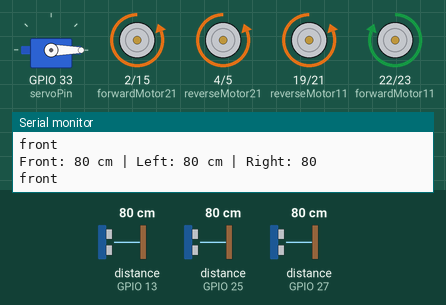
The sketch below on a simulated ESP32. On the bench: servo, motor-driver pin pairs drawn as motors (green arrow = first pin HIGH = forward, orange = second pin HIGH = backward, longer = more drive), the last lines printed to the serial monitor. Wiring (inferred from the names in the program): 3 × ultrasonic range finder: trigger GPIO 12, echo GPIO 13 / trigger GPIO 14, echo GPIO 27 / trigger GPIO 26, echo GPIO 25. The test bench sets the inputs (shaded band); at power-on: distance to the obstacle (sensors on GPIO 13, GPIO 25, GPIO 27) 80 cm. The echo pulse lasts 58.3 µs per cm.

Above: at 1.2 s.
1.3 s: distance to the obstacle (sensor on GPIO 13) set to 11 cm
2.8 s: distance to the obstacle (sensor on GPIO 13) set to 8 cm
At 3.4 s:
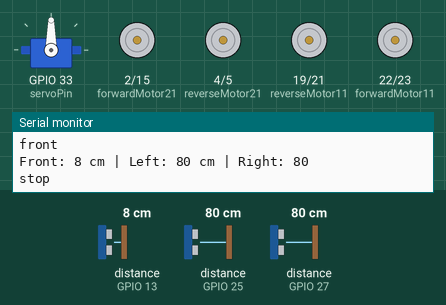
5.8 s: distance to the obstacle (sensor on GPIO 13) set to 18 cm
At 6.9 s:
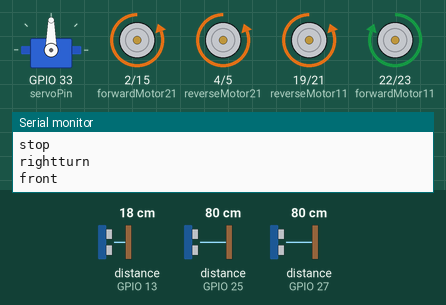
8.4 s: distance to the obstacle (sensor on GPIO 25) set to 11 cm
9.9 s: distance to the obstacle (sensor on GPIO 25) set to 8 cm
At 13.2 s:
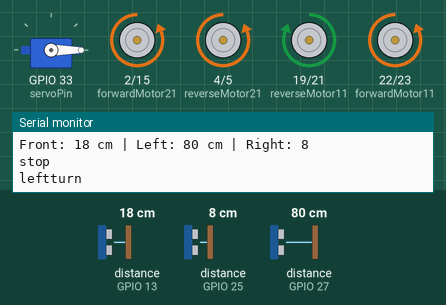
Timing chart, 0 to 13.9 s (numbered marks = the images above; inputs shaded):
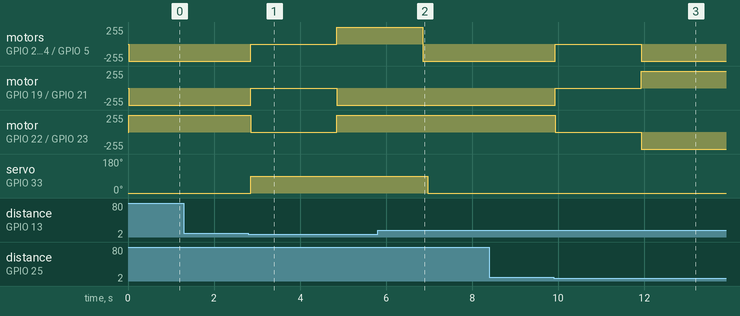

Measured:
- the behaviour switches between 10 and 9 cm on distance to the obstacle (sensor on GPIO 13) (found by bisection; images 0 and 1)
- the behaviour switches between 10 and 9 cm on distance to the obstacle (sensor on GPIO 25) (found by bisection; images 2 and 3)
- after the input at 2.8 s, motor on GPIO 2 (forwardMotor21) / GPIO 15 (forwardMotor22), motor on GPIO 4 (reverseMotor21) / GPIO 5 (reverseMotor22): backward 255/255 → stopped after 0.05 s, → forward 255/255 2.0 s later
- after the input at 5.8 s, motor on GPIO 2 (forwardMotor21) / GPIO 15 (forwardMotor22), motor on GPIO 4 (reverseMotor21) / GPIO 5 (reverseMotor22): goes on until 6.9 s, then stays backward 255/255
- after the input at 9.9 s, motor on GPIO 2 (forwardMotor21) / GPIO 15 (forwardMotor22), motor on GPIO 4 (reverseMotor21) / GPIO 5 (reverseMotor22): backward 255/255 → stopped at once, → backward 255/255 2.0 s later

The sketch:

SOLAR_PANEL_CLEANING_BOT.ino
```cpp
#include <ESP32Servo.h>  // Include the Servo library

#define forwardMotor11 22
#define forwardMotor12 23
#define forwardMotor21 2
#define forwardMotor22 15
#define reverseMotor11 19
#define reverseMotor12 21
#define reverseMotor21 4
#define reverseMotor22 5

const int trigPinFront = 12;
const int echoPinFront = 13;
const int trigPinLeft = 14;
const int echoPinLeft = 27;
const int trigPinRight = 26;
const int echoPinRight = 25;

// Servo motor pin
const int servoPin = 33;

// Variables to store the duration of the pulse and distances
long durationFront, durationLeft, durationRight;
int distanceFront, distanceLeft, distanceRight;

// Create a servo object
Servo myServo;

void setup() {
  pinMode(forwardMotor11, OUTPUT);
  pinMode(forwardMotor12, OUTPUT);
  pinMode(forwardMotor21, OUTPUT);
  pinMode(forwardMotor22, OUTPUT);
  pinMode(reverseMotor11, OUTPUT);
  pinMode(reverseMotor12, OUTPUT);
  pinMode(reverseMotor21, OUTPUT);
  pinMode(reverseMotor22, OUTPUT);

  // Set up sensors
  pinMode(trigPinFront, OUTPUT);
  pinMode(echoPinFront, INPUT);
  pinMode(trigPinLeft, OUTPUT);
  pinMode(echoPinLeft, INPUT);
  pinMode(trigPinRight, OUTPUT);
  pinMode(echoPinRight, INPUT);

  // Attach the servo to the designated pin
  myServo.attach(servoPin);

  // Initialize servo position to "down"
  myServo.write(0);

  Serial.begin(115200);
}

// Motor control functions
void back() {
  digitalWrite(forwardMotor11, LOW);
  digitalWrite(forwardMotor12, HIGH);
  digitalWrite(forwardMotor21, HIGH);
  digitalWrite(forwardMotor22, LOW);
  digitalWrite(reverseMotor11, HIGH);
  digitalWrite(reverseMotor12, LOW);
  digitalWrite(reverseMotor21, HIGH);
  digitalWrite(reverseMotor22, LOW);
  Serial.println("back");
}

void front() {
  digitalWrite(forwardMotor11, HIGH);
  digitalWrite(forwardMotor12, LOW);
  digitalWrite(forwardMotor21, LOW);
  digitalWrite(forwardMotor22, HIGH);
  digitalWrite(reverseMotor11, LOW);
  digitalWrite(reverseMotor12, HIGH);
  digitalWrite(reverseMotor21, LOW);
  digitalWrite(reverseMotor22, HIGH);
  Serial.println("front");
}

void stopBot() {
  digitalWrite(forwardMotor11, LOW);
  digitalWrite(forwardMotor12, LOW);
  digitalWrite(forwardMotor21, LOW);
  digitalWrite(forwardMotor22, LOW);
  digitalWrite(reverseMotor11, LOW);
  digitalWrite(reverseMotor12, LOW);
  digitalWrite(reverseMotor21, LOW);
  digitalWrite(reverseMotor22, LOW);
  Serial.println("stop");
}

void leftTurn() {
  digitalWrite(forwardMotor11, LOW);
  digitalWrite(forwardMotor12, HIGH);
  digitalWrite(forwardMotor21, LOW);
  digitalWrite(forwardMotor22, HIGH);
  digitalWrite(reverseMotor11, HIGH);
  digitalWrite(reverseMotor12, LOW);
  digitalWrite(reverseMotor21, LOW);
  digitalWrite(reverseMotor22, HIGH);
  Serial.println("leftturn");
}

void rightTurn() {
  digitalWrite(forwardMotor11, HIGH);
  digitalWrite(forwardMotor12, LOW);
  digitalWrite(forwardMotor21, HIGH);
  digitalWrite(forwardMotor22, LOW);
  digitalWrite(reverseMotor11, LOW);
  digitalWrite(reverseMotor12, HIGH);
  digitalWrite(reverseMotor21, HIGH);
  digitalWrite(reverseMotor22, LOW);
  Serial.println("rightturn");
}

// Function to measure distance
int measureDistance(int trigPin, int echoPin) {
  digitalWrite(trigPin, LOW);
  delayMicroseconds(2);
  digitalWrite(trigPin, HIGH);
  delayMicroseconds(10);
  digitalWrite(trigPin, LOW);

  long duration = pulseIn(echoPin, HIGH);
  return duration * 0.0344 / 2; // Convert to cm
}

void loop() {
  // Read distances from all sensors
  distanceFront = measureDistance(trigPinFront, echoPinFront);
  distanceLeft = measureDistance(trigPinLeft, echoPinLeft);
  distanceRight = measureDistance(trigPinRight, echoPinRight);

  // Debugging: Print distances
  Serial.print("Front: ");
  Serial.print(distanceFront);
  Serial.print(" cm | Left: ");
  Serial.print(distanceLeft);
  Serial.print(" cm | Right: ");
  Serial.println(distanceRight);

  // Control the servo motor based on front distance
  if (distanceFront < 10) {
    myServo.write(90);  // Servo up position
  } else {
    myServo.write(0);   // Servo down position
  }

  // Edge detection logic
  if(distanceFront<10&&distanceLeft<10){
    stopBot();
  }
  else if(distanceFront<10&&distanceRight<10){
    stopBot();
  }
  else if (distanceLeft < 10 || distanceRight < 10) {
    stopBot();
    delay(2000);

    if (distanceLeft < 10) {
      rightTurn();
      delay(2000);
    } else if (distanceRight < 10) {
      leftTurn();
      delay(2000);
    }

    delay(2000);
    front();  // Continue moving forward
  }
  // End of row detection
  else if (distanceFront < 10) {
    stopBot();
    delay(2000);
    rightTurn();  // Example logic for turning right at the end of a row
    delay(2000);
    front();
  }
  else {
    front();  // Default: Move forward
  }

  delay(100);  // Small delay for stability
}
```
